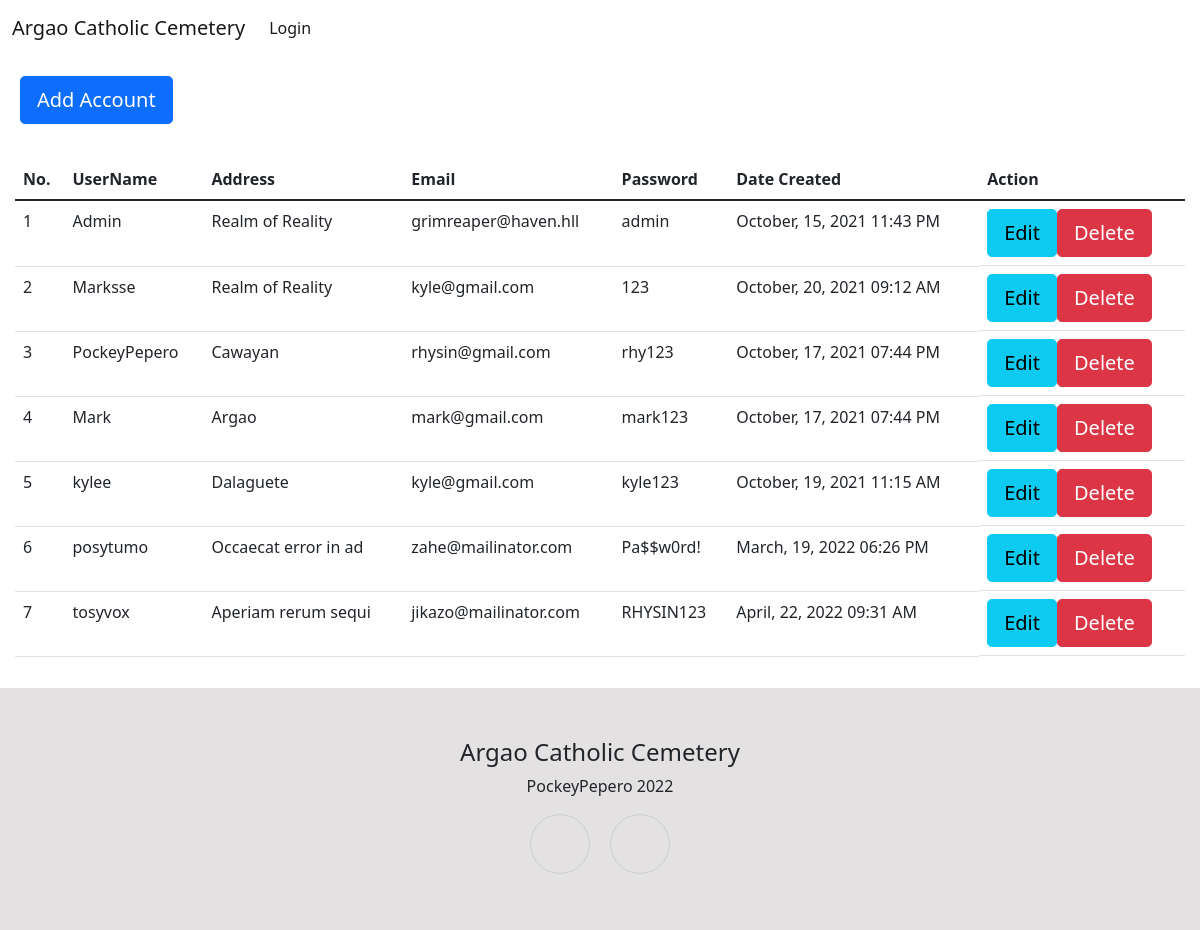
/Users.php, run on an earlier commit of the app's database.
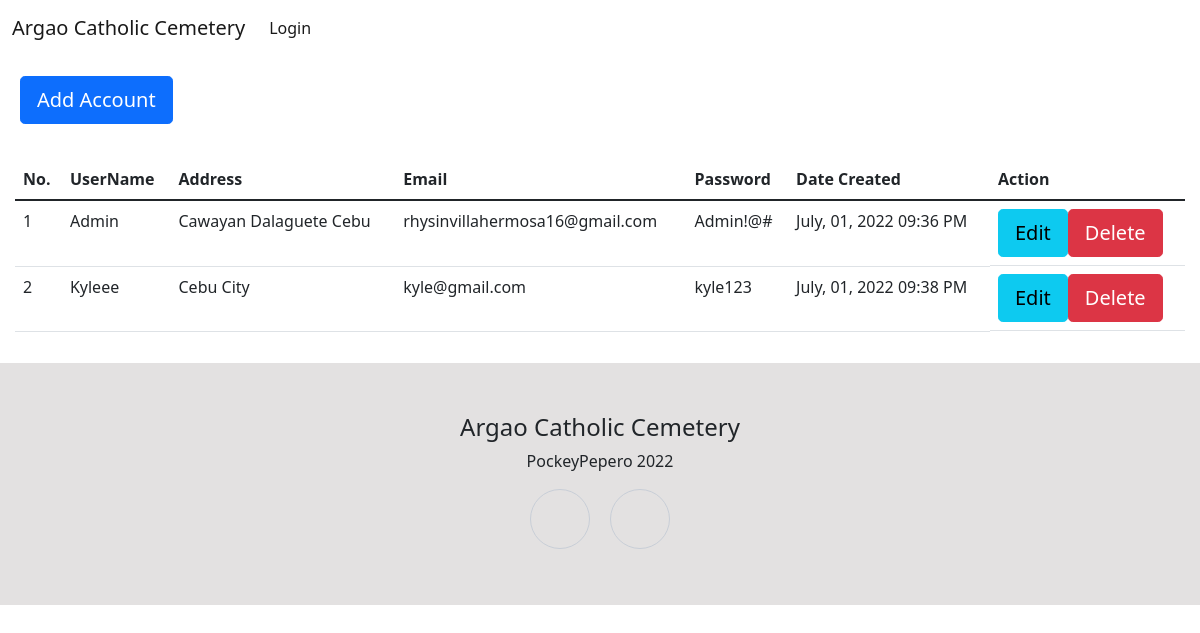
And on a later commit of the database.
### tables this page shows
CREATE TABLE `user` (
  `userId` int(200) NOT NULL,
  `userName` varchar(200) NOT NULL,
  `userFname` varchar(200) NOT NULL,
  `userLname` varchar(200) NOT NULL,
  `userContact` varchar(250) NOT NULL,
  `userAddress` varchar(50) NOT NULL,
  `userMail` varchar(200) NOT NULL,
  `userPwd` varchar(200) NOT NULL,
  `userTimestamp` datetime NOT NULL DEFAULT current_timestamp()
);

### Users.php (the view, shortened to what this page needs)
<?php
if (isset($_SESSION['userID']))
{
    if($_SESSION['userID'] == 1)
    {
        include_once 'assets/headerfooter/adminHeader.php';
    }
    else{
        include_once 'assets/headerfooter/userHeader.php';
    }
}
else{
    include_once 'assets/headerfooter/Header.php';
}
require_once 'assets/php/dbconnection.php';
?>
<body>
    <div style="padding: 20px;">
        <div><a class="btn btn-primary btn-lg" role="button" href="#Adduser" data-bs-toggle="modal">Add Account</a>
        </div>
    </div>
    <div style="padding: 15px;">
        <div class="table-responsive">
            <table class="table table-hover" id="example">
                <thead>
                    <tr>
                        <th>No.</th>
                        <th>UserName</th>
                        <th>Address</th>
                        <th>Email</th>
                        <th>Password</th>
                        <th>Date Created</th>
                        <th>Action</th>
                    </tr>
                </thead>
                <tbody>
                <?php
        $usernum = 1;
        $tableview = $conn->query("SELECT * FROM user");
        while ($view = $tableview->fetch_assoc()):
            $date = date(" F, d, Y h:i A",strtotime($view['userTimestamp'])) ;
        ?>
                    <tr>
                        <td><?php echo $usernum++; ?></td>
                        <td><?php echo $view['userName'] ?></td>
                        <td><?php echo $view['userAddress'] ?></td>
                        <td><?php echo $view['userMail'] ?></td>
                        <td><?php echo $view['userPwd'] ?> </td>
                        <td><?php echo $date ?></td>
                        <td class="d-flex">
                            <div style="height: 0px;">
                            <a class="btn btn-info btn-lg" role="button" href="#edit<?php echo $view['userId']?>" data-bs-toggle="modal">Edit</a>
                            </div>
                            <div>
                            <a class="btn btn-danger btn-lg" role="button" href="#delete<?php echo $view['userId']?>" data-bs-toggle="modal">Delete</a>
                            </div>
                        </td>
                    </tr>
                    <?php endwhile ?>
                </tbody>
            </table>
        </div>
    </div>
<?php
if (isset($_SESSION['userID']))
{
    if($_SESSION['userID'] == 1)
    {
        include_once 'assets/headerfooter/adminFooter.php';
    }
    else{
        include_once 'assets/headerfooter/Footer.php';
    }
}
else{
    include_once 'assets/headerfooter/Footer.php';
}
?>

### assets/headerfooter/Header.php (shortened to what this page needs)
<!DOCTYPE html>
<html lang="en">
<head>
    <link rel="stylesheet" href="https://cdn.jsdelivr.net/npm/bootstrap@5.1.3/dist/css/bootstrap.min.css">
    <link rel="stylesheet" href="https://cdnjs.cloudflare.com/ajax/libs/ionicons/2.0.1/css/ionicons.min.css">
    <link rel="stylesheet" href="assets/css/Footer-Clean.css">
    <link rel="stylesheet" href="assets/css/Map-Clean.css">
    <link rel="stylesheet" href="assets/css/Social-Icons.css">
    <link rel="stylesheet" href="assets/css/styles.css">
</head>
<body>
    <nav class="navbar navbar-light navbar-expand-md">
        <div class="container-fluid"><a class="navbar-brand" href="index.php">Argao Catholic Cemetery</a>
            <div class="collapse navbar-collapse" id="navcol-1">
                <ul class="navbar-nav">
                    <li class="nav-item"><a class="nav-link active" href="Login.php">Login</a></li>
                </ul>
            </div>
        </div>
    </nav>
</body>
</html>

### assets/headerfooter/Footer.php (shortened to what this page needs)
    <footer style="background: #e3e1e1;">
        <div style="padding: 50px;">
            <h4 style="text-align: center;">Argao Catholic Cemetery</h4>
            <p style="text-align: center;">PockeyPepero 2022</p>
            <div class="social-icons" style="background: rgba(255,255,255,0);padding: 0px;"><a href="#"><i class="icon ion-social-instagram"></i></a><a href="#"><i class="icon ion-social-facebook"></i></a></div>
        </div>
    </footer>
</body>
</html>

What changed in the data, as far as the page shows it:
removed user: userName "Marksse", userAddress "Realm of Reality", userMail "kyle@gmail.com", userPwd "123", userTimestamp "October, 20, 2021 09:12 AM"
removed user: userName "PockeyPepero", userAddress "Cawayan", userMail "rhysin@gmail.com", userPwd "rhy123", userTimestamp "October, 17, 2021 07:44 PM"
removed user: userName "Mark", userAddress "Argao", userMail "mark@gmail.com", userPwd "mark123", userTimestamp "October, 17, 2021 07:44 PM"
removed user: userName "kylee", userAddress "Dalaguete", userMail "kyle@gmail.com", userPwd "kyle123", userTimestamp "October, 19, 2021 11:15 AM"
removed user: userName "posytumo", userAddress "Occaecat error in ad", userMail "zahe@mailinator.com", userPwd "Pa$$w0rd!", userTimestamp "March, 19, 2022 06:26 PM"
removed user: userName "tosyvox", userAddress "Aperiam rerum sequi", userMail "jikazo@mailinator.com", userPwd "RHYSIN123", userTimestamp "April, 22, 2022 09:31 AM"
changed user "Admin": userAddress "Realm of Reality" → "Cawayan Dalaguete Cebu"; userMail "grimreaper@haven.hll" → "rhysinvillahermosa16@gmail.com"; userPwd "admin" → "Admin!@#"; userTimestamp "October, 15, 2021 11:43 PM" → "July, 01, 2022 09:36 PM"
added user: userName "Kyleee", userAddress "Cebu City", userMail "kyle@gmail.com", userPwd "kyle123", userTimestamp "July, 01, 2022 09:38 PM"
